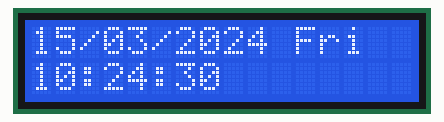
Bench run of a sketch on a simulated Arduino Uno, built with avr-gcc and run on an emulated ATmega328P. On the bench: 16×2 character LCD. The local clock reads 2024-03-15 10:24:30 at power-on unless the sketch sets it.

Above: at 0.1 s.
At 4.2 s:
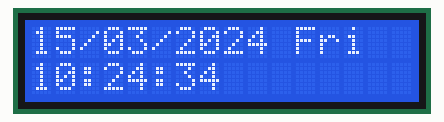
At 9.4 s:
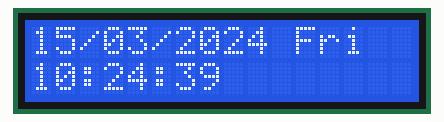
At 18.6 s:
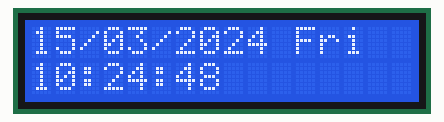
At 27.8 s:
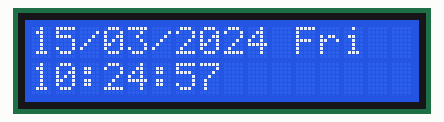
At 38.1 s:
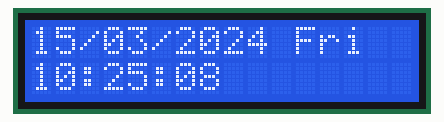

Measured:
- what the display in image 1 shows lasts 1.0 s, from 4.2 s to 5.2 s

The sketch:

sketch_with_ds1302.ino
```cpp
#include <Wire.h>
#include <LiquidCrystal_I2C.h>
#include <TimeLib.h>

#include "DS1302.h"

/*
 * CE   = RST
 * i/O  = DAT
 * SCLK = CLK
 */
#define DS1302_RST_PIN 8
#define DS1302_DAT_PIN 7
#define DS1302_CLK_PIN 6

/*
 * lcd i2c
 * sda - A4
 * scl - A5
 */
LiquidCrystal_I2C lcd(0x3F, 16, 2);

DS1302 RTC(DS1302_RST_PIN, DS1302_DAT_PIN, DS1302_CLK_PIN);

String dayAsString(const Time::Day day) {
  switch (day) {
    case Time::kSunday: return "Sun";
    case Time::kMonday: return "Mon";
    case Time::kTuesday: return "Tue";
    case Time::kWednesday: return "Wed";
    case Time::kThursday: return "Thu";
    case Time::kFriday: return "Fri";
    case Time::kSaturday: return "Sat";
  }
  return "---)";
}

void setup()
{
  Serial.begin(9600);

  lcd.begin();
  lcd.backlight();
  lcd.setCursor(0, 0);
  lcd.print("Clock");

  // Initialize a new chip by turning off write protection and clearing the
  // clock halt flag. These methods needn't always be called. See the DS1302
  // datasheet for details.
  RTC.writeProtect(false);
  RTC.halt(false);

  // Make a new time object to set the date and time.
  // Y, m, d, H, i, s, dow
  // Time t(2018, 8, 25, 17, 35, 00, Time::kSaturday);

  // Set the time and date on the chip.
  // RTC.time(t);
}

void loop()
{
  Time t = RTC.time();
  const String day = dayAsString(t.day);

  // lcd.clear();

  char buf[16];
  snprintf(buf, sizeof(buf), "%02d/%02d/%04d %s", t.date, t.mon, t.yr, day.c_str());

  lcd.setCursor(0, 0);
  lcd.print(buf);

  snprintf(buf, sizeof(buf), "%02d:%02d:%02d", t.hr, t.min, t.sec);

  lcd.setCursor(0, 1);
  lcd.print(buf);

  delay( 1000 );
}
```
